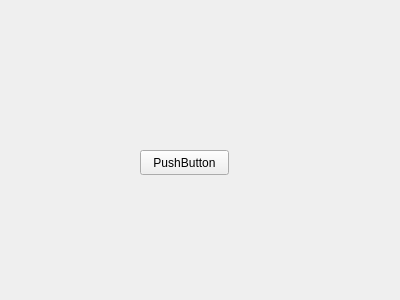
<?xml version="1.0" encoding="UTF-8"?>
<ui version="4.0">
 <class>Form</class>
 <widget class="QWidget" name="Form">
  <property name="geometry">
   <rect>
    <x>0</x>
    <y>0</y>
    <width>400</width>
    <height>300</height>
   </rect>
  </property>
  <property name="windowTitle">
   <string>Form</string>
  </property>
  <widget class="QPushButton" name="pushButton">
   <property name="geometry">
    <rect>
     <x>140</x>
     <y>150</y>
     <width>89</width>
     <height>25</height>
    </rect>
   </property>
   <property name="text">
    <string>PushButton</string>
   </property>
  </widget>
 </widget>
 <resources/>
 <connections/>
</ui>
